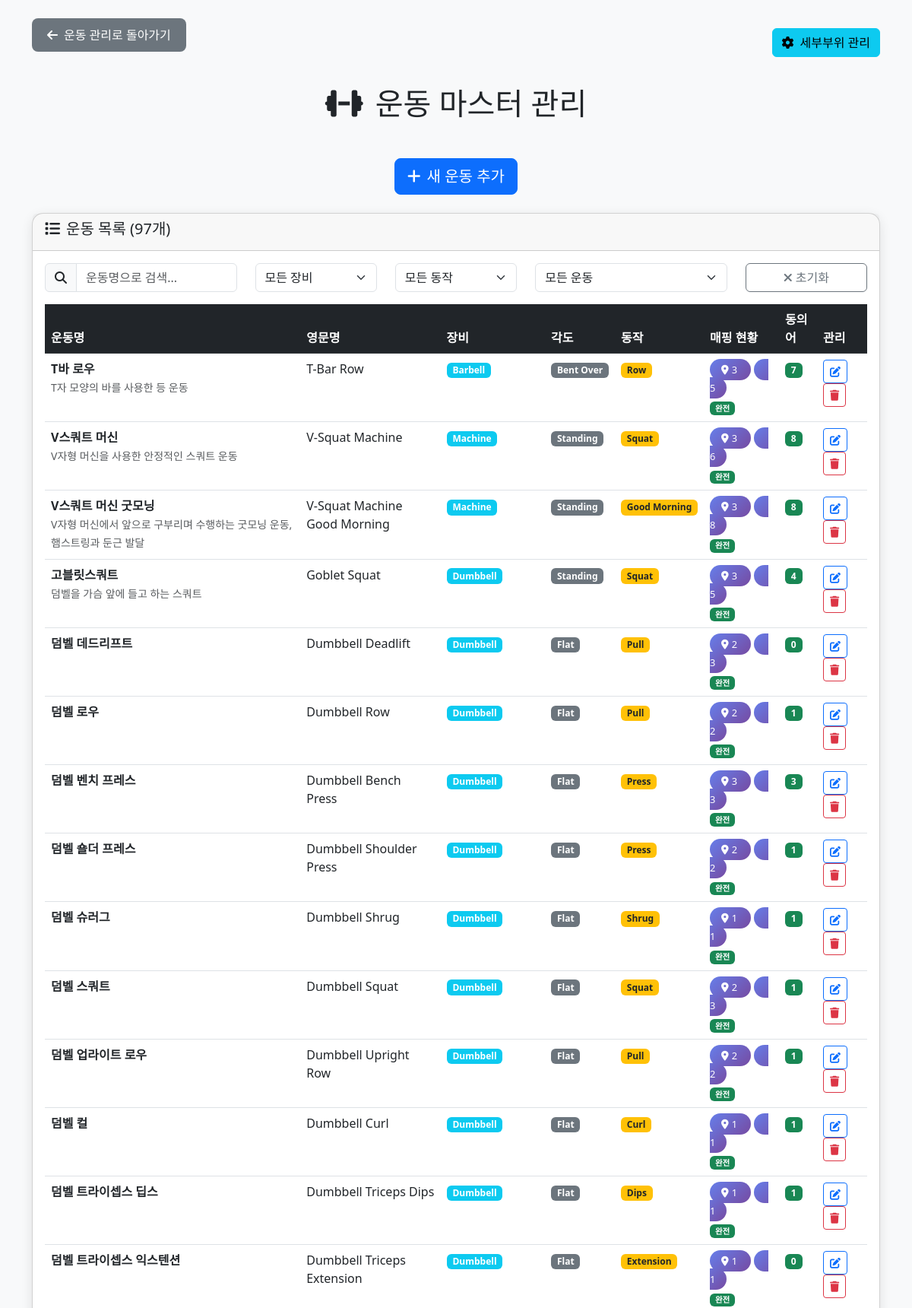
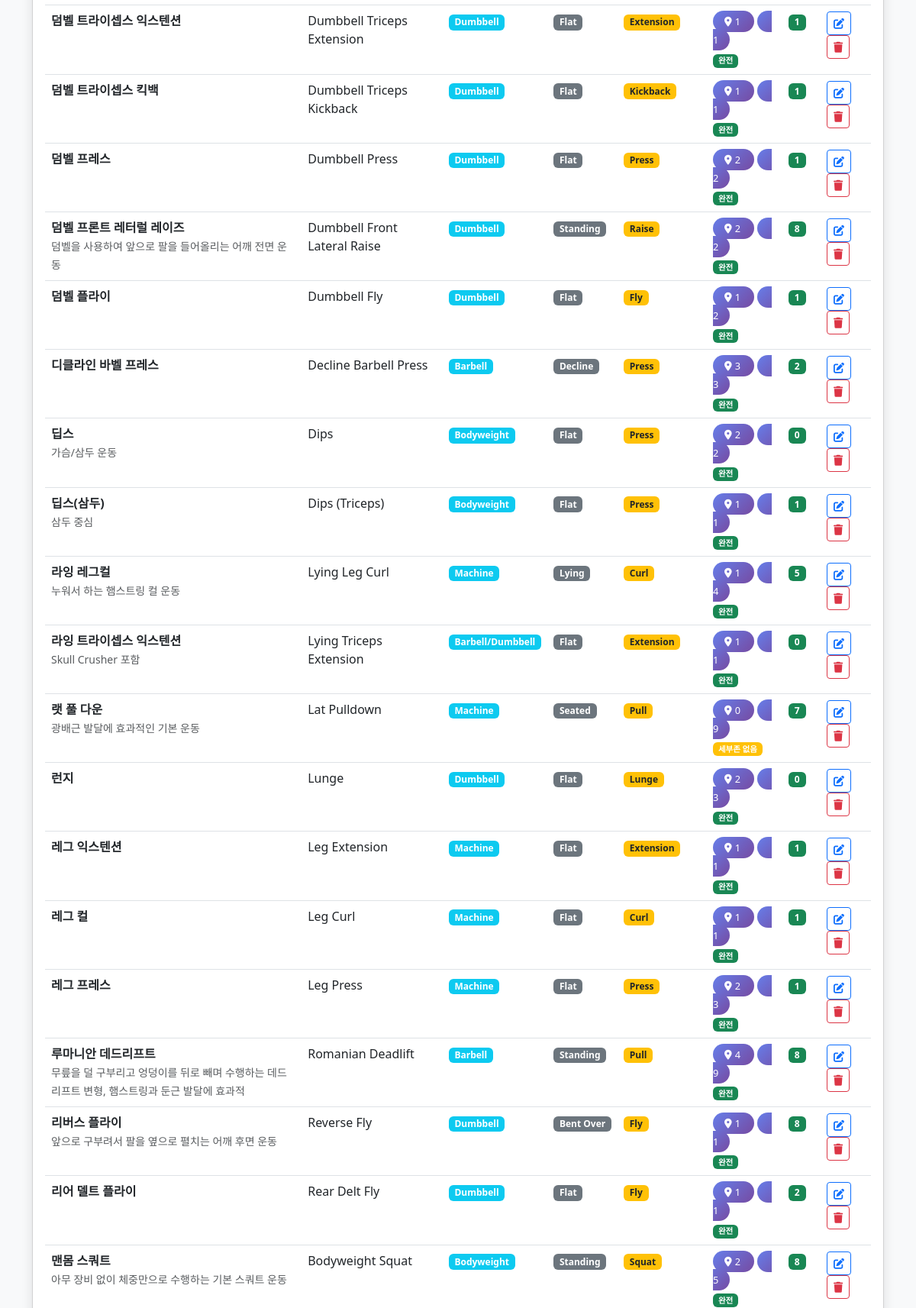
The app's page /admin/exercise_master.php (signed in, upper part) with its own data (2 pictures, top to bottom).
### tables this page shows
CREATE TABLE IF NOT EXISTS `m_exercise` (
  `ex_id` int(11) NOT NULL AUTO_INCREMENT,
  `name_kr` varchar(120) NOT NULL,
  `name_en` varchar(160) DEFAULT NULL,
  `equipment` varchar(60) DEFAULT NULL COMMENT 'Barbell/Dumbbell/Machine/Bodyweight',
  `equipment_kr` varchar(50) DEFAULT NULL COMMENT '장비명 (한글)',
  `angle` varchar(40) DEFAULT NULL COMMENT 'Flat/Incline/Decline 등',
  `angle_kr` varchar(50) DEFAULT NULL COMMENT '각도명 (한글)',
  `movement` varchar(40) DEFAULT NULL COMMENT 'Press/Pull/Extension/Curl 등',
  `movement_kr` varchar(50) DEFAULT NULL COMMENT '동작명 (한글)',
  `note` varchar(255) DEFAULT NULL,
  PRIMARY KEY (`ex_id`)
);

### admin/exercise_master.php (the view, shortened to what this page needs)
<?php
$pdo = getDB();
try {
    $stmt = $pdo->query("
        SELECT e.*,
               COUNT(DISTINCT ez.zone_code) as zone_count,
               COUNT(DISTINCT em.muscle_code) as muscle_count,
               COUNT(DISTINCT ea.alias) as alias_count
        FROM m_exercise e
        LEFT JOIN m_exercise_zone_target ez ON e.ex_id = ez.ex_id
        LEFT JOIN m_exercise_muscle_target em ON e.ex_id = em.ex_id
        LEFT JOIN m_exercise_alias ea ON e.ex_id = ea.ex_id
        GROUP BY e.ex_id
        ORDER BY e.name_kr
    ");
    $exercises = $stmt->fetchAll();
} catch (Exception $e) {
    $error = "운동 목록을 가져오는 중 오류가 발생했습니다: " . $e->getMessage();
}
?>
<!DOCTYPE html>
<html lang="ko">
<head>
    <link href="https://cdn.jsdelivr.net/npm/bootstrap@5.3.0/dist/css/bootstrap.min.css" rel="stylesheet">
    <link rel="stylesheet" href="https://cdnjs.cloudflare.com/ajax/libs/font-awesome/6.4.0/css/all.min.css">
</head>
<body class="bg-light">
    <div class="container mt-4">
                 <div class="d-flex justify-content-between align-items-center mb-4">
             <a href="exercise_management.php" class="back-btn">
                 <i class="fas fa-arrow-left me-2"></i>운동 관리로 돌아가기
             </a>
             <a href="body_part_master.php" class="btn btn-info">
                 <i class="fas fa-cog me-2"></i>세부부위 관리
             </a>
         </div>
        <h1 class="text-center mb-5">
            <i class="fas fa-dumbbell me-3"></i>운동 마스터 관리
        </h1>
         <div class="text-center mb-4">
             <button type="button" class="btn btn-primary btn-lg" data-bs-toggle="collapse" data-bs-target="#addExerciseForm" aria-expanded="false" aria-controls="addExerciseForm">
                 <i class="fas fa-plus me-2"></i>새 운동 추가
             </button>
         </div>
         <div class="card exercise-card">
             <div class="card-header">
                 <h5><i class="fas fa-list me-2"></i>운동 목록 (<?= count($exercises) ?>개)</h5>
             </div>
             <div class="card-body">
                 <div class="row mb-3">
                     <div class="col-md-3">
                         <div class="input-group">
                             <span class="input-group-text"><i class="fas fa-search"></i></span>
                             <input type="text" class="form-control" id="searchInput" placeholder="운동명으로 검색...">
                         </div>
                     </div>
                     <div class="col-md-2">
                         <select class="form-select" id="equipmentFilter">
                             <option value="">모든 장비</option>
                         </select>
                     </div>
                     <div class="col-md-2">
                         <select class="form-select" id="movementFilter">
                             <option value="">모든 동작</option>
                         </select>
                     </div>
                     <div class="col-md-3">
                         <select class="form-select" id="mappingFilter">
                             <option value="">모든 운동</option>
                         </select>
                     </div>
                     <div class="col-md-2">
                         <button type="button" class="btn btn-outline-secondary w-100" id="clearFilters">
                             <i class="fas fa-times me-1"></i>초기화
                         </button>
                     </div>
                 </div>
                 <div class="table-responsive">
                     <table class="table table-hover" id="exerciseTable">
                         <thead class="table-dark">
                             <tr>
                                 <th>운동명</th>
                                 <th>영문명</th>
                                 <th>장비</th>
                                 <th>각도</th>
                                 <th>동작</th>
                                 <th>매핑 현황</th>
                                 <th>동의어</th>
                                 <th>관리</th>
                             </tr>
                         </thead>
                         <tbody>
                             <?php foreach ($exercises as $exercise): ?>
                             <tr class="exercise-row"
                                 data-name-kr="<?= htmlspecialchars($exercise['name_kr']) ?>"
                                 data-name-en="<?= htmlspecialchars($exercise['name_en'] ?: '') ?>"
                                 data-equipment="<?= htmlspecialchars($exercise['equipment'] ?: '') ?>"
                                 data-movement="<?= htmlspecialchars($exercise['movement'] ?: '') ?>">
                                 <td>
                                     <strong><?= htmlspecialchars($exercise['name_kr']) ?></strong>
                                     <?php if ($exercise['note']): ?>
                                         <br><small class="text-muted"><?= htmlspecialchars($exercise['note']) ?></small>
                                     <?php endif; ?>
                                 </td>
                                 <td><?= htmlspecialchars($exercise['name_en'] ?: '-') ?></td>
                                 <td>
                                     <?php if ($exercise['equipment']): ?>
                                         <span class="badge bg-info"><?= htmlspecialchars($exercise['equipment']) ?></span>
                                     <?php else: ?>
                                         <span class="text-muted">-</span>
                                     <?php endif; ?>
                                 </td>
                                 <td>
                                     <?php if ($exercise['angle']): ?>
                                         <span class="badge bg-secondary"><?= htmlspecialchars($exercise['angle']) ?></span>
                                     <?php else: ?>
                                         <span class="text-muted">-</span>
                                     <?php endif; ?>
                                 </td>
                                 <td>
                                     <?php if ($exercise['movement']): ?>
                                         <span class="badge bg-warning text-dark"><?= htmlspecialchars($exercise['movement']) ?></span>
                                     <?php else: ?>
                                         <span class="text-muted">-</span>
                                     <?php endif; ?>
                                 </td>
                                 <td>
                                     <div class="d-flex flex-column gap-1">
                                         <div>
                                             <span class="stats-badge me-1" title="세부존 매핑">
                                                 <i class="fas fa-map-marker-alt me-1"></i><?= $exercise['zone_count'] ?>
                                             </span>
                                             <span class="stats-badge" title="근육 매핑">
                                                 <i class="fas fa-muscle me-1"></i><?= $exercise['muscle_count'] ?>
                                             </span>
                                         </div>
                                         <div class="small">
                                             <?php if ($exercise['zone_count'] == 0 && $exercise['muscle_count'] == 0): ?>
                                                 <span class="badge bg-danger">매핑 없음</span>
                                             <?php elseif ($exercise['zone_count'] == 0): ?>
                                                 <span class="badge bg-warning">세부존 없음</span>
                                             <?php elseif ($exercise['muscle_count'] == 0): ?>
                                                 <span class="badge bg-warning">근육 없음</span>
                                             <?php else: ?>
                                                 <span class="badge bg-success">완전</span>
                                             <?php endif; ?>
                                         </div>
                                     </div>
                                 </td>
                                 <td>
                                     <span class="badge bg-success"><?= $exercise['alias_count'] ?></span>
                                 </td>
                                 <td>
                                     <button class="btn btn-sm btn-outline-primary" onclick="editExercise(<?= $exercise['ex_id'] ?>)">
                                         <i class="fas fa-edit"></i>
                                     </button>
                                     <button class="btn btn-sm btn-outline-danger" onclick="deleteExercise(<?= $exercise['ex_id'] ?>, '<?= htmlspecialchars($exercise['name_kr']) ?>')">
                                         <i class="fas fa-trash"></i>
                                     </button>
                                 </td>
                             </tr>
                             <?php endforeach; ?>
                         </tbody>
                     </table>
                 </div>
             </div>
         </div>
    </div>
</body>
</html>

### admin/exercise_master.php (style rules this page uses)
.back-btn { background: #6c757d; border: none; padding: 10px 20px; border-radius: 8px; color: white; text-decoration: none; display: inline-block; margin-bottom: 20px; }
.exercise-card { border-radius: 15px; box-shadow: 0 4px 15px rgba(0,0,0,0.1); margin-bottom: 20px; }
.stats-badge { background: linear-gradient(135deg, #667eea 0%, #764ba2 100%); color: white; border-radius: 20px; padding: 5px 15px; font-size: 0.8rem; }
.gap-1 { gap: 0.25rem !important; }

### records on screen
m_exercise: name_kr "T바 로우", note "T자 모양의 바를 사용한 등 운동", name_en "T-Bar Row", equipment "Barbell", angle "Bent Over", movement "Row", zone_count "3", muscle_count "5", shows "완전", alias_count "7"
m_exercise: name_kr "V스쿼트 머신", note "V자형 머신을 사용한 안정적인 스쿼트 운동", name_en "V-Squat Machine", equipment "Machine", angle "Standing", movement "Squat", zone_count "3", muscle_count "6", shows "완전", alias_count "8"
m_exercise: name_kr "V스쿼트 머신 굿모닝", note "V자형 머신에서 앞으로 구부리며 수행하는 굿모닝 운동, 햄스트링과 둔근 발달", name_en "V-Squat Machine Good Morning", equipment "Machine", angle "Standing", movement "Good Morning", zone_count "3", muscle_count "8", shows "완전", alias_count "8"
m_exercise: name_kr "고블릿스쿼트", note "덤벨을 가슴 앞에 들고 하는 스쿼트", name_en "Goblet Squat", equipment "Dumbbell", angle "Standing", movement "Squat", zone_count "3", muscle_count "5", shows "완전", alias_count "4"
m_exercise: name_kr "덤벨 데드리프트", name_en "Dumbbell Deadlift", equipment "Dumbbell", angle "Flat", movement "Pull", zone_count "2", muscle_count "3", shows "완전", alias_count "0"
m_exercise: name_kr "덤벨 로우", name_en "Dumbbell Row", equipment "Dumbbell", angle "Flat", movement "Pull", zone_count "2", muscle_count "2", shows "완전", alias_count "1"
m_exercise: name_kr "덤벨 벤치 프레스", name_en "Dumbbell Bench Press", equipment "Dumbbell", angle "Flat", movement "Press", zone_count "3", muscle_count "3", shows "완전", alias_count "3"
m_exercise: name_kr "덤벨 숄더 프레스", name_en "Dumbbell Shoulder Press", equipment "Dumbbell", angle "Flat", movement "Press", zone_count "2", muscle_count "2", shows "완전", alias_count "1"
m_exercise: name_kr "덤벨 슈러그", name_en "Dumbbell Shrug", equipment "Dumbbell", angle "Flat", movement "Shrug", zone_count "1", muscle_count "1", shows "완전", alias_count "1"
m_exercise: name_kr "덤벨 스쿼트", name_en "Dumbbell Squat", equipment "Dumbbell", angle "Flat", movement "Squat", zone_count "2", muscle_count "3", shows "완전", alias_count "1"
m_exercise: name_kr "덤벨 업라이트 로우", name_en "Dumbbell Upright Row", equipment "Dumbbell", angle "Flat", movement "Pull", zone_count "2", muscle_count "2", shows "완전", alias_count "1"
m_exercise: name_kr "덤벨 컬", name_en "Dumbbell Curl", equipment "Dumbbell", angle "Flat", movement "Curl", zone_count "1", muscle_count "1", shows "완전", alias_count "1"
m_exercise: name_kr "덤벨 트라이셉스 딥스", name_en "Dumbbell Triceps Dips", equipment "Dumbbell", angle "Flat", movement "Dips", zone_count "1", muscle_count "1", shows "완전", alias_count "1"
m_exercise: name_kr "덤벨 트라이셉스 익스텐션", name_en "Dumbbell Triceps Extension", equipment "Dumbbell", angle "Flat", movement "Extension", zone_count "1", muscle_count "1", shows "완전", alias_count "0"
m_exercise: name_kr "덤벨 트라이셉스 익스텐션", name_en "Dumbbell Triceps Extension", equipment "Dumbbell", angle "Flat", movement "Extension", zone_count "1", muscle_count "1", shows "완전", alias_count "1"
m_exercise: name_kr "덤벨 트라이셉스 킥백", name_en "Dumbbell Triceps Kickback", equipment "Dumbbell", angle "Flat", movement "Kickback", zone_count "1", muscle_count "1", shows "완전", alias_count "1"
m_exercise: name_kr "덤벨 프레스", name_en "Dumbbell Press", equipment "Dumbbell", angle "Flat", movement "Press", zone_count "2", muscle_count "2", shows "완전", alias_count "1"
m_exercise: name_kr "덤벨 프론트 레터럴 레이즈", note "덤벨을 사용하여 앞으로 팔을 들어올리는 어깨 전면 운동", name_en "Dumbbell Front Lateral Raise", equipment "Dumbbell", angle "Standing", movement "Raise", zone_count "2", muscle_count "2", shows "완전", alias_count "8"
m_exercise: name_kr "덤벨 플라이", name_en "Dumbbell Fly", equipment "Dumbbell", angle "Flat", movement "Fly", zone_count "1", muscle_count "2", shows "완전", alias_count "1"
m_exercise: name_kr "디클라인 바벨 프레스", name_en "Decline Barbell Press", equipment "Barbell", angle "Decline", movement "Press", zone_count "3", muscle_count "3", shows "완전", alias_count "2"
m_exercise: name_kr "딥스", note "가슴/삼두 운동", name_en "Dips", equipment "Bodyweight", angle "Flat", movement "Press", zone_count "2", muscle_count "2", shows "완전", alias_count "0"
m_exercise: name_kr "딥스(삼두)", note "삼두 중심", name_en "Dips (Triceps)", equipment "Bodyweight", angle "Flat", movement "Press", zone_count "1", muscle_count "1", shows "완전", alias_count "1"
m_exercise: name_kr "라잉 레그컬", note "누워서 하는 햄스트링 컬 운동", name_en "Lying Leg Curl", equipment "Machine", angle "Lying", movement "Curl", zone_count "1", muscle_count "4", shows "완전", alias_count "5"
m_exercise: name_kr "라잉 트라이셉스 익스텐션", note "Skull Crusher 포함", name_en "Lying Triceps Extension", equipment "Barbell/Dumbbell", angle "Flat", movement "Extension", zone_count "1", muscle_count "1", shows "완전", alias_count "0"
m_exercise: name_kr "랫 풀 다운", note "광배근 발달에 효과적인 기본 운동", name_en "Lat Pulldown", equipment "Machine", angle "Seated", movement "Pull", zone_count "0", muscle_count "9", shows "세부존 없음", alias_count "7"
m_exercise: name_kr "런지", name_en "Lunge", equipment "Dumbbell", angle "Flat", movement "Lunge", zone_count "2", muscle_count "3", shows "완전", alias_count "0"
m_exercise: name_kr "레그 익스텐션", name_en "Leg Extension", equipment "Machine", angle "Flat", movement "Extension", zone_count "1", muscle_count "1", shows "완전", alias_count "1"
m_exercise: name_kr "레그 컬", name_en "Leg Curl", equipment "Machine", angle "Flat", movement "Curl", zone_count "1", muscle_count "1", shows "완전", alias_count "1"
m_exercise: name_kr "레그 프레스", name_en "Leg Press", equipment "Machine", angle "Flat", movement "Press", zone_count "2", muscle_count "3", shows "완전", alias_count "1"
m_exercise: name_kr "루마니안 데드리프트", note "무릎을 덜 구부리고 엉덩이를 뒤로 빼며 수행하는 데드리프트 변형, 햄스트링과 둔근 발달에 효과적", name_en "Romanian Deadlift", equipment "Barbell", angle "Standing", movement "Pull", zone_count "4", muscle_count "9", shows "완전", alias_count "8"
m_exercise: name_kr "리버스 플라이", note "앞으로 구부려서 팔을 옆으로 펼치는 어깨 후면 운동", name_en "Reverse Fly", equipment "Dumbbell", angle "Bent Over", movement "Fly", zone_count "1", muscle_count "1", shows "완전", alias_count "8"
m_exercise: name_kr "리어 델트 플라이", name_en "Rear Delt Fly", equipment "Dumbbell", angle "Flat", movement "Fly", zone_count "1", muscle_count "1", shows "완전", alias_count "2"
m_exercise: name_kr "맨몸 스쿼트", note "아무 장비 없이 체중만으로 수행하는 기본 스쿼트 운동", name_en "Bodyweight Squat", equipment "Bodyweight", angle "Standing", movement "Squat", zone_count "2", muscle_count "5", shows "완전", alias_count "8"

### other values on screen
count($exercises) "97"
